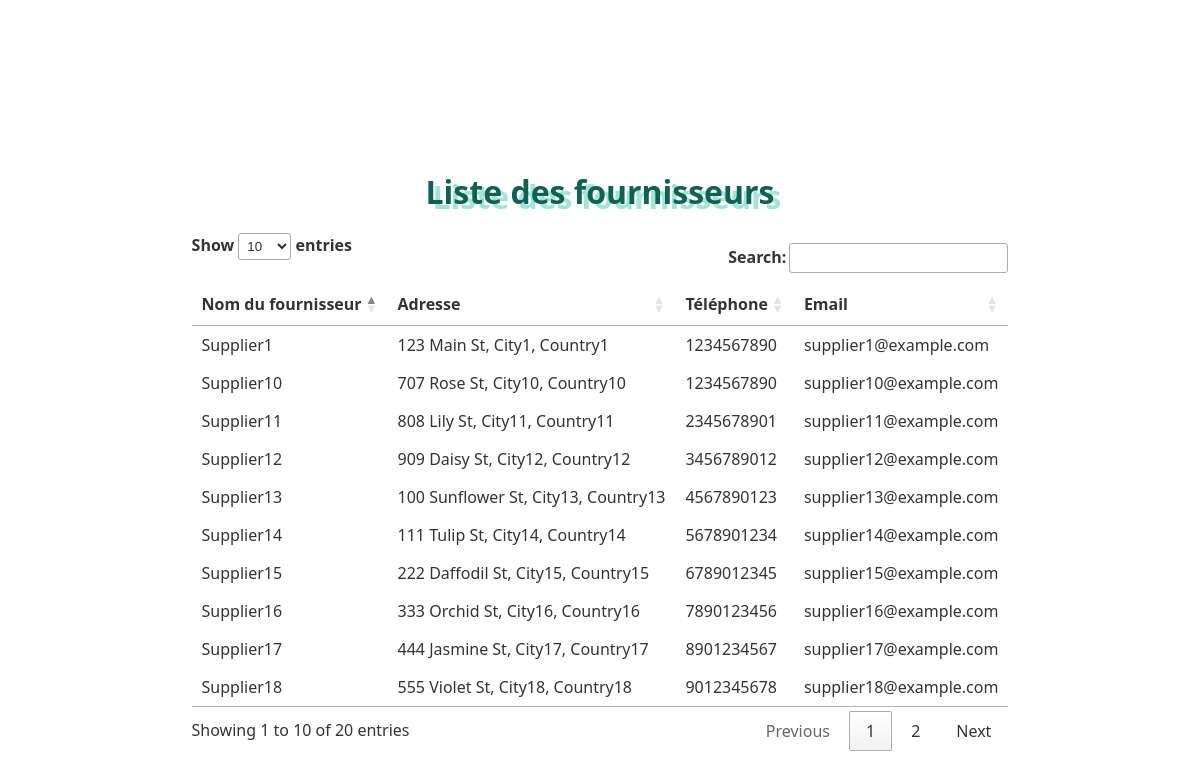
Page /fournisseurs/ on the committed database.
### pharmacieapp/models.py (models this page shows, shortened)
class Fournisseur(models.Model):
    ID_fournisseur = models.AutoField(primary_key=True)
    Nom_fournisseur = models.CharField(max_length=100, null=False)
    Adresse_fournisseur = models.CharField(max_length=200, null=False)
    Tel_fournisseur = models.IntegerField(null=False)
    Mail_fournisseur = models.EmailField(null=False)

### pharmacieapp/views.py (the view)
# urls.py: path('fournisseurs/', fournisseur_list, name='fournisseur_list'),
def fournisseur_list(request):
    fournisseurs = Fournisseur.objects.all()
    return render(request, 'fournisseur_list.html', {'fournisseurs': fournisseurs})

### pharmacieapp/templates/fournisseur_list.html (shortened to what this page needs)
<!DOCTYPE html>
<html>
<head>
    <link rel="stylesheet" type="text/css" href="/static/css/styles.css">
    <link rel="stylesheet" href="https://cdn.datatables.net/1.11.5/css/jquery.dataTables.min.css">
</head>
<body>
    <h1>Liste des fournisseurs</h1>
    <table id="fournisseurs-table">
        <thead>
            <tr>
                <th>Nom du fournisseur</th>
                <th>Adresse</th>
                <th>Téléphone</th>
                <th>Email</th>
            </tr>
        </thead>
        <tbody>
            {% for fournisseur in fournisseurs %}
            <tr>
                <td>{{ fournisseur.Nom_fournisseur }}</td>
                <td>{{ fournisseur.Adresse_fournisseur }}</td>
                <td>{{ fournisseur.Tel_fournisseur }}</td>
                <td>{{ fournisseur.Mail_fournisseur }}</td>
            </tr>
            {% endfor %}
        </tbody>
    </table>
</body>
</html>

### pharmacieapp/static/css/styles.css (style rules this page uses)
body { background-image: url('https://img.freepik.com/photos-gratuite/pilules-vue-dessus_23-2148021477.jpg?w=826&t=st=1701304679~exp=1701305279~hmac=9280ebfbd941ff51c1ea98bf100e06507188294e2a62d1a1070dcb29497e843b'); font-family: 'Segoe UI', Tahoma, Geneva, Verdana, sans-serif; color: #333; background-size: cover; display: flex; flex-direction: column; justify-content: center; align-items: center; height: 90vh; margin: 90px; }
h1 { text-align: center; color: #0e6251; text-shadow: 7px 5px 0 #a3e4d7; margin-bottom: 20px; }

### rows in the picture
Fournisseur: Nom_fournisseur "Supplier1", Adresse_fournisseur "123 Main St, City1, Country1", Tel_fournisseur "1234567890", Mail_fournisseur "supplier1@example.com"
Fournisseur: Nom_fournisseur "Supplier10", Adresse_fournisseur "707 Rose St, City10, Country10", Tel_fournisseur "1234567890", Mail_fournisseur "supplier10@example.com"
Fournisseur: Nom_fournisseur "Supplier11", Adresse_fournisseur "808 Lily St, City11, Country11", Tel_fournisseur "2345678901", Mail_fournisseur "supplier11@example.com"
Fournisseur: Nom_fournisseur "Supplier12", Adresse_fournisseur "909 Daisy St, City12, Country12", Tel_fournisseur "3456789012", Mail_fournisseur "supplier12@example.com"
Fournisseur: Nom_fournisseur "Supplier13", Adresse_fournisseur "100 Sunflower St, City13, Country13", Tel_fournisseur "4567890123", Mail_fournisseur "supplier13@example.com"
Fournisseur: Nom_fournisseur "Supplier14", Adresse_fournisseur "111 Tulip St, City14, Country14", Tel_fournisseur "5678901234", Mail_fournisseur "supplier14@example.com"
Fournisseur: Nom_fournisseur "Supplier15", Adresse_fournisseur "222 Daffodil St, City15, Country15", Tel_fournisseur "6789012345", Mail_fournisseur "supplier15@example.com"
Fournisseur: Nom_fournisseur "Supplier16", Adresse_fournisseur "333 Orchid St, City16, Country16", Tel_fournisseur "7890123456", Mail_fournisseur "supplier16@example.com"
Fournisseur: Nom_fournisseur "Supplier17", Adresse_fournisseur "444 Jasmine St, City17, Country17", Tel_fournisseur "8901234567", Mail_fournisseur "supplier17@example.com"
Fournisseur: Nom_fournisseur "Supplier18", Adresse_fournisseur "555 Violet St, City18, Country18", Tel_fournisseur "9012345678", Mail_fournisseur "supplier18@example.com"
